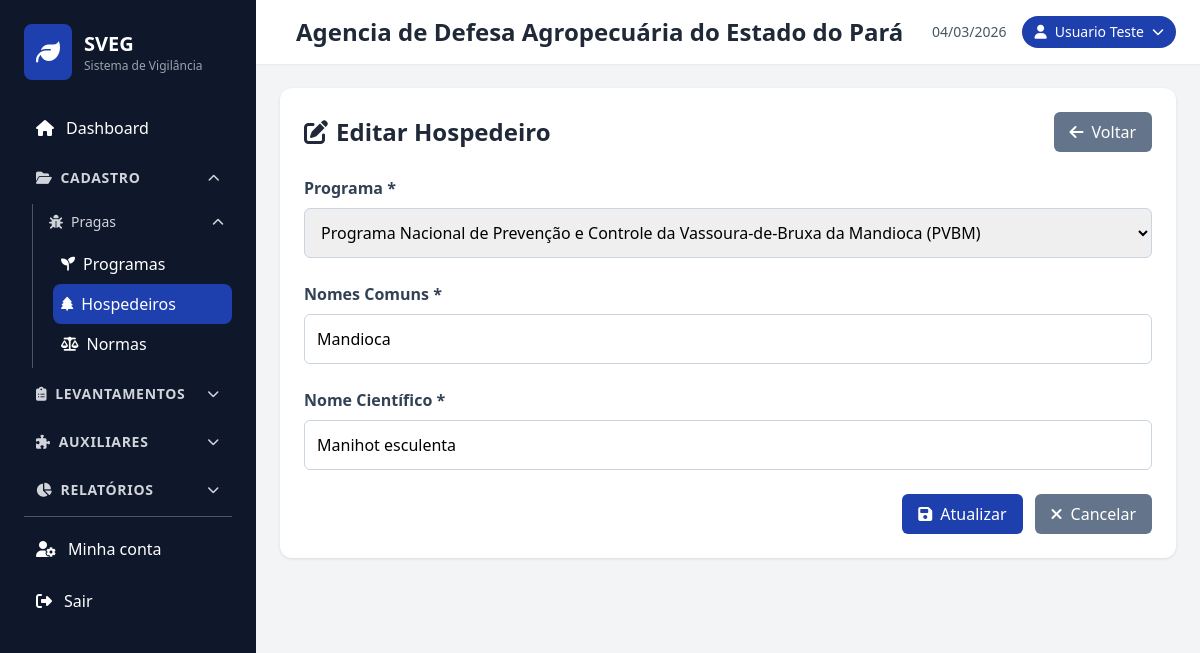
Screenshot of /hospedeiros/edit.php?id=a33e68b8-f615-449a-a930-d737c3480fae (signed in) with the database file from the repository.
### tables this page shows
CREATE TABLE `hospedeiros` (
  `id` varchar(36) NOT NULL,
  `id_programa` varchar(36) NOT NULL,
  `nomes_comuns` varchar(255) NOT NULL,
  `nome_cientifico` varchar(255) NOT NULL,
  `criado_em` timestamp NOT NULL DEFAULT CURRENT_TIMESTAMP,
  `atualizado_em` timestamp NOT NULL DEFAULT CURRENT_TIMESTAMP ON UPDATE CURRENT_TIMESTAMP
);

CREATE TABLE `programas` (
  `id` char(36) NOT NULL,
  `codigo` varchar(20) DEFAULT NULL,
  `nome` varchar(255) NOT NULL,
  `nomes_comuns` varchar(255) DEFAULT NULL,
  `nome_cientifico` varchar(255) DEFAULT NULL,
  `criado_em` timestamp NOT NULL DEFAULT CURRENT_TIMESTAMP,
  `atualizado_em` timestamp NOT NULL DEFAULT CURRENT_TIMESTAMP ON UPDATE CURRENT_TIMESTAMP
);

### includes/functions.php (called while the page is built, shortened)
<?php
function sanitizeInput($data) {
    $data = trim($data);
    $data = stripslashes($data);
    return htmlspecialchars($data, ENT_QUOTES, 'UTF-8');
}
?>

### hospedeiros/edit.php (the view, shortened to what this page needs)
<?php
require_once '../includes/functions.php';
$database = new Database();
$db = $database->getConnection();
$id = isset($_GET['id']) ? sanitizeInput($_GET['id']) : null;
$stmt = $db->prepare("SELECT * FROM hospedeiros WHERE id = :id");
$stmt->bindParam(':id', $id);
$stmt->execute();
$hospedeiro = $stmt->fetch(PDO::FETCH_ASSOC);
$stmt = $db->query("SELECT id, nome, codigo FROM programas ORDER BY nome ASC");
$programas = $stmt->fetchAll(PDO::FETCH_ASSOC);
include '../includes/header.php';
?>
<div class="card">
    <div class="flex justify-between items-center mb-6">
        <h2 class="text-2xl font-bold text-gray-800">
            <i class="fas fa-edit mr-2"></i>Editar Hospedeiro
        </h2>
        <a href="index.php" class="btn-secondary">
            <i class="fas fa-arrow-left mr-2"></i>Voltar
        </a>
    </div>
    <form method="POST" class="space-y-6">
        <div class="form-group">
            <label for="id_programa">Programa *</label>
            <select id="id_programa" name="id_programa" class="form-control" required>
                <?php foreach ($programas as $programa): ?>
                <option value="<?php echo htmlspecialchars($programa['id']); ?>" <?php echo (isset($_POST['id_programa']) ? $_POST['id_programa'] : $hospedeiro['id_programa']) == $programa['id'] ? 'selected' : ''; ?>>
                    <?php echo htmlspecialchars($programa['nome']); ?>
                    <?php if (!empty($programa['codigo'])): ?> (<?php echo htmlspecialchars($programa['codigo']); ?>)<?php endif; ?>
                </option>
                <?php endforeach; ?>
            </select>
        </div>
        <div class="form-group">
            <label for="nomes_comuns">Nomes Comuns *</label>
            <input type="text" id="nomes_comuns" name="nomes_comuns" class="form-control" value="<?php echo htmlspecialchars($_POST['nomes_comuns'] ?? $hospedeiro['nomes_comuns']); ?>" required>
        </div>
        <div class="form-group">
            <label for="nome_cientifico">Nome Científico *</label>
            <input type="text" id="nome_cientifico" name="nome_cientifico" class="form-control" value="<?php echo htmlspecialchars($_POST['nome_cientifico'] ?? $hospedeiro['nome_cientifico']); ?>" required>
        </div>
        <div class="flex justify-end space-x-3">
            <button type="submit" class="btn-primary">
                <i class="fas fa-save mr-2"></i>Atualizar
            </button>
            <a href="index.php" class="btn-secondary">
                <i class="fas fa-times mr-2"></i>Cancelar
            </a>
        </div>
    </form>
</div>
<?php include '../includes/footer.php'; ?>

### css/style.css (style rules this page uses)
body { font-family: 'Segoe UI', Tahoma, Geneva, Verdana, sans-serif; }
.btn-primary { background-color: #1e40af; color: white; padding: 8px 16px; border-radius: 6px; text-decoration: none; display: inline-block; transition: all 0.3s; }
.btn-secondary { background-color: #64748b; color: white; padding: 8px 16px; border-radius: 6px; text-decoration: none; display: inline-block; transition: all 0.3s; }
.form-group { margin-bottom: 1.5rem; }
.form-group label { display: block; margin-bottom: 0.5rem; font-weight: 600; color: #334155; }
.form-group input:not([type="checkbox"]), .form-group select, .form-group textarea { width: 100%; padding: 0.75rem; border: 1px solid #cbd5e1; border-radius: 6px; font-size: 1rem; transition: border-color 0.3s; }
.card { background: white; border-radius: 12px; box-shadow: 0 1px 3px rgba(0, 0, 0, 0.1); padding: 1.5rem; margin-bottom: 1.5rem; }

### rows the page displays
hospedeiros: id_programa "Programa Nacional de Prevenção e Controle da Vassoura-de-Bruxa da Mandioca (PVBM)", nomes_comuns "Mandioca", nome_cientifico "Manihot esculenta"

### other values shown
$u['orgao_nome'] "Agencia de Defesa Agropecuária do Estado do Pará"
$user['name'] "Usuario Teste"
